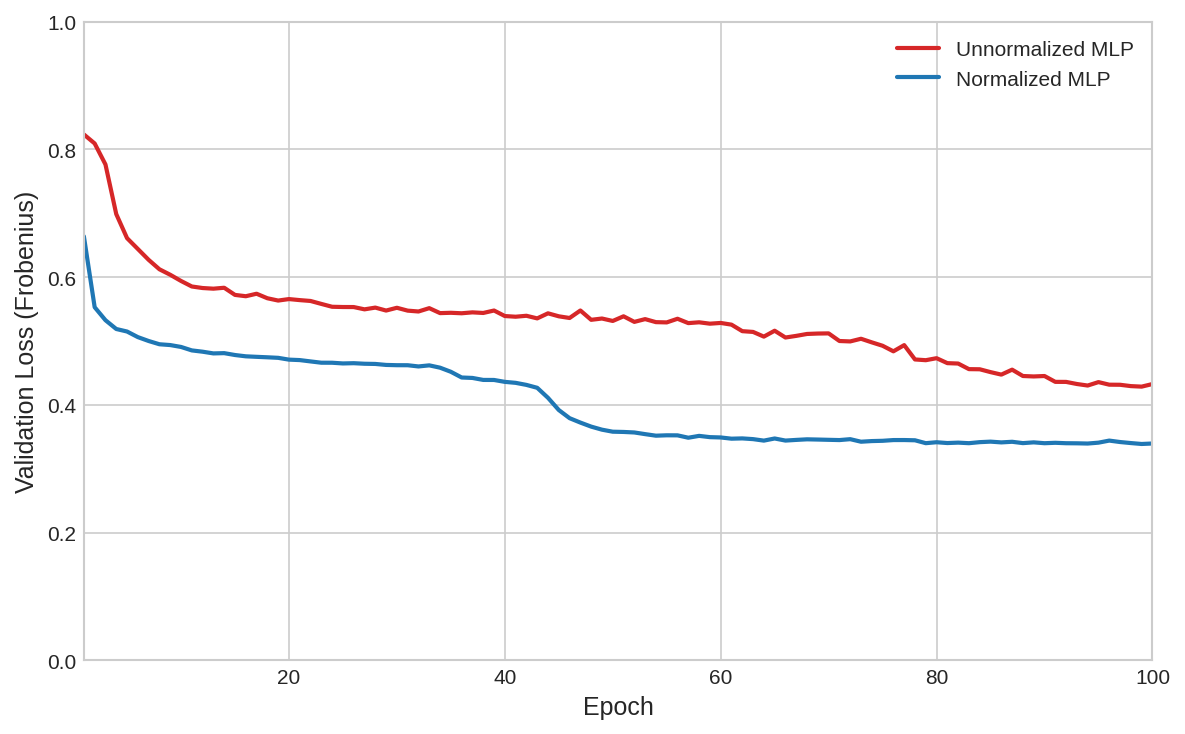

Here is the Python script that generated this plot:
#!/usr/bin/env python3
"""
Generate unnormalized vs normalized MLP validation loss comparison.
"""

import pandas as pd
import matplotlib.pyplot as plt

plt.style.use("seaborn-v0_8-whitegrid")

UNNORM_CSV = "../known_good/code/train_16/csvs_16/mlp_5qubit_val.csv"
NORM_CSV = "../known_good/code/train_17/results/5q_mlp/mlp.csv"


def load_unnorm():
    df = pd.read_csv(UNNORM_CSV)
    return df["epoch"].values, df["loss"].values


def load_norm():
    """Extract per-epoch validation loss from the batch-level CSV."""
    df = pd.read_csv(NORM_CSV)
    val = df.dropna(subset=["val_loss"])
    return val["epoch"].values, val["val_loss"].values


def main():
    unnorm_epochs, unnorm_loss = load_unnorm()
    norm_epochs, norm_loss = load_norm()

    fig, ax = plt.subplots(figsize=(8, 5), dpi=150)

    ax.plot(unnorm_epochs, unnorm_loss, label="Unnormalized MLP",
            color="tab:red", linewidth=2)
    ax.plot(norm_epochs, norm_loss, label="Normalized MLP",
            color="tab:blue", linewidth=2)

    ax.set_xlabel("Epoch", fontsize=12)
    ax.set_ylabel("Validation Loss (Frobenius)", fontsize=12)
    ax.legend(loc="upper right", fontsize=10)
    ax.set_ylim(0, 1.0)
    ax.set_xlim(1, 100)

    plt.tight_layout()
    plt.savefig("figures/norm_vs_unnorm_mlp.pdf", bbox_inches="tight")
    plt.savefig("figures/norm_vs_unnorm_mlp.png", bbox_inches="tight")
    print("Saved: figures/norm_vs_unnorm_mlp.pdf")
    print("Saved: figures/norm_vs_unnorm_mlp.png")


if __name__ == "__main__":
    main()
